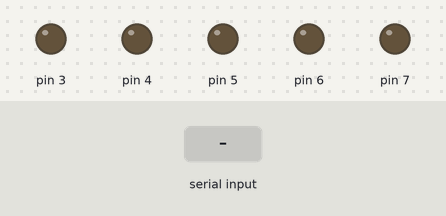
The sketch below on a simulated Arduino Uno, built with avr-gcc and run on an emulated ATmega328P. Parts: output pins drawn as LEDs (lit = HIGH). Inputs (shaded band) come from the test bench.

Above: at 1.2 s.
1.3 s: "90,45\n" received over Serial
At 2.1 s:
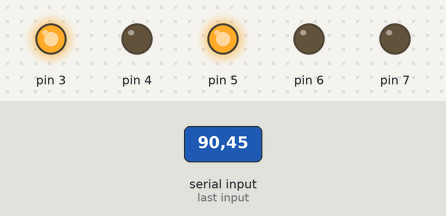
2.8 s: "30,150\n" received over Serial
At 3.2 s:
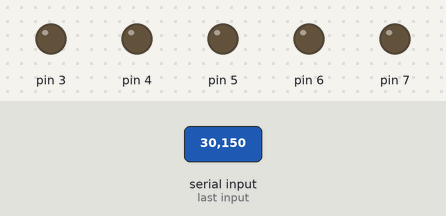
4.3 s: "1\n" received over Serial
At 5.4 s:
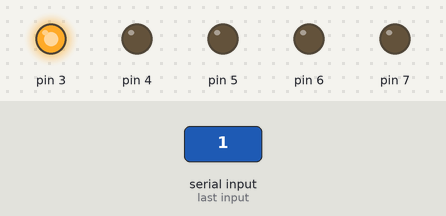
5.8 s: "2\n" received over Serial
At 6.5 s:
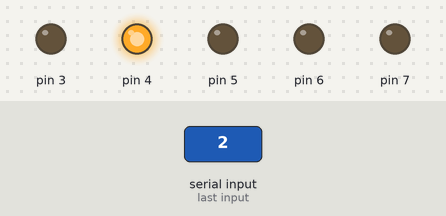
7.3 s: "4\n" received over Serial
At 7.7 s:
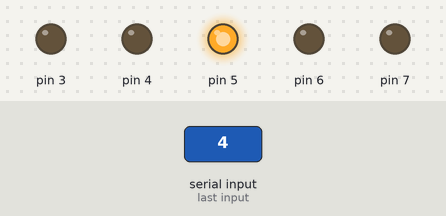
8.8 s: "0\n" received over Serial
At 10.0 s:
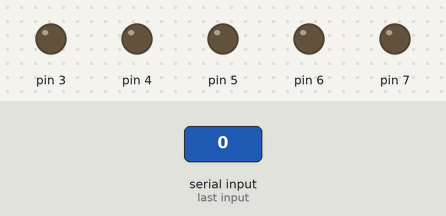
Timing chart, 0 to 11.3 s (numbered marks = the images above; inputs shaded):
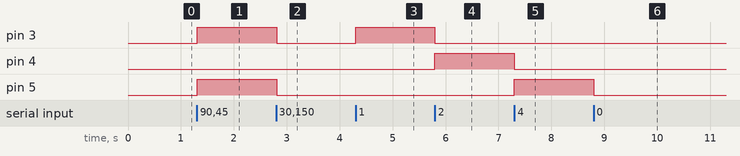

Measured:
- after the input at 1.3 s, pin 3, pin 5: LOW → HIGH at once
- after the input at 2.8 s, pin 3, pin 5: HIGH → LOW at once
- after the input at 4.3 s, pin 3: LOW → HIGH at once
- after the input at 5.8 s, pin 3: HIGH → LOW at once; pin 4: LOW → HIGH at once
- after the input at 7.3 s, pin 4: HIGH → LOW at once; pin 5: LOW → HIGH at once
- after the input at 8.8 s, pin 5: HIGH → LOW at once

The sketch:

fantastic_jarv_amur1.ino
```cpp
void setup()
{
  pinMode(3, OUTPUT);
  pinMode(4, OUTPUT);
  pinMode(5, OUTPUT);
  pinMode(6, OUTPUT);
  pinMode(7, OUTPUT);
  Serial.begin(9600);
}

void loop()
{

  int income;
  if(Serial.available()>0)
  {
    income=Serial.read();
  income = income - '0';
    if(income==0)
   {
      digitalWrite(7,LOW);

     digitalWrite(3,LOW);
     digitalWrite(4,LOW);
     digitalWrite(5,LOW);
     digitalWrite(6,LOW);


   }
    else if(income==1)
    {
     digitalWrite(7,LOW);

     digitalWrite(3,HIGH);
     digitalWrite(4,LOW);
     digitalWrite(5,LOW);
     digitalWrite(6,LOW);


    }
    else if(income==2)
    {
     digitalWrite(7,LOW);

     digitalWrite(3,LOW);
     digitalWrite(4,HIGH);
     digitalWrite(5,LOW);
     digitalWrite(6,LOW);


    }
    else if(income==3)
    {
     digitalWrite(7,LOW);

     digitalWrite(3,HIGH);
     digitalWrite(4,HIGH);
     digitalWrite(5,LOW);
     digitalWrite(6,LOW);


    }
    else if(income==4)
    {
     digitalWrite(7,LOW);

     digitalWrite(3,LOW);
     digitalWrite(4,LOW);
     digitalWrite(5,HIGH);
     digitalWrite(6,LOW);


    }
    else if(income==5)
    {
     digitalWrite(7,LOW);

     digitalWrite(3,HIGH);
     digitalWrite(4,LOW);
     digitalWrite(5,HIGH);
     digitalWrite(6,LOW);


    }
    else if(income==6)
    {
     digitalWrite(7,LOW);

     digitalWrite(3,LOW);
     digitalWrite(4,HIGH);
     digitalWrite(5,HIGH);
     digitalWrite(6,LOW);


    }
    else if(income==7)
    {
     digitalWrite(7,LOW);

     digitalWrite(3,HIGH);
     digitalWrite(4,HIGH);
     digitalWrite(5,HIGH);
     digitalWrite(6,LOW);


    }
    else if(income==8)
    {
     digitalWrite(7,LOW);

     digitalWrite(3,LOW);
     digitalWrite(4,LOW);
     digitalWrite(5,LOW);
     digitalWrite(6,HIGH);


    }
    else if(income==9)
    {
     digitalWrite(7,LOW);

     digitalWrite(3,HIGH);
     digitalWrite(4,LOW);
     digitalWrite(5,LOW);
     digitalWrite(6,HIGH);


    }
  }

}
```
